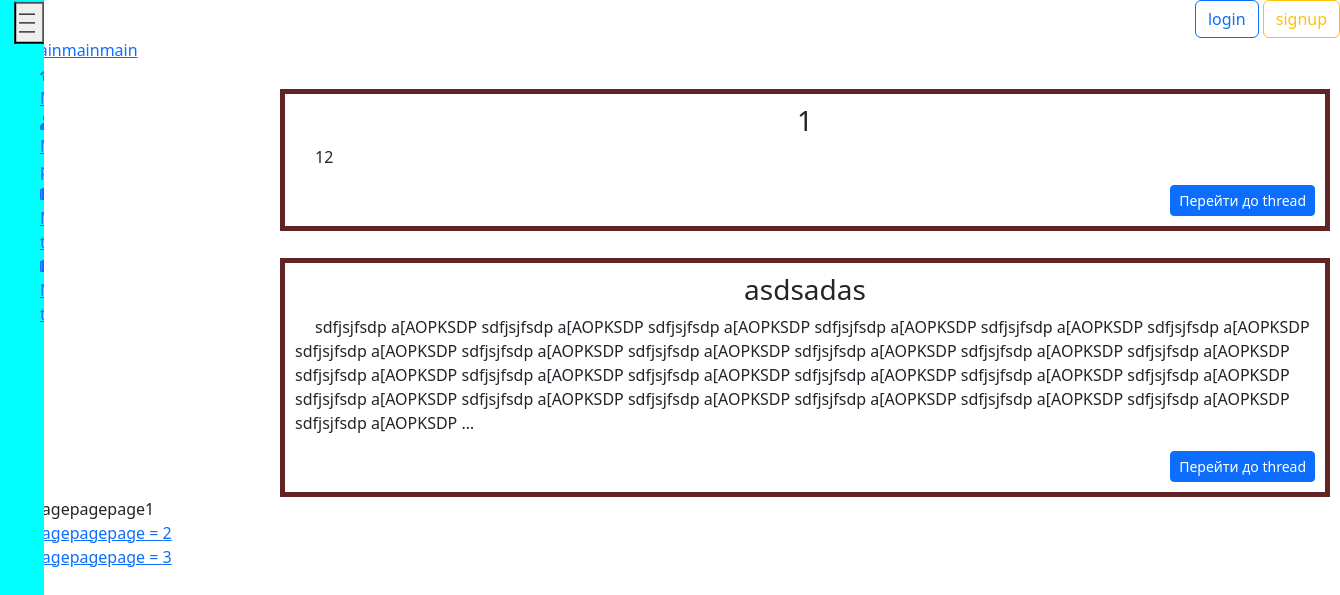
The page /threads/ on the database its author committed.
### threads/models.py (models this page shows, shortened)
class Thread(models.Model):
    user = models.ForeignKey(CustomUser, on_delete=models.CASCADE, null=True, blank=True, related_name='threads')
    title = models.CharField('Title', max_length=250)
    time_create = models.DateTimeField('Time of publication',auto_now_add=True)
    time_update = models.DateTimeField('Time of update',auto_now=True)
    full_text = models.TextField('Full text')
    class Meta:
        ordering = ['time_create', 'title']

### threads/views.py (the view)
# urls.py: path('', views.Threads.as_view(), name='threads'),
class Threads(ListView):
    paginate_by = 2
    model = Thread
    template_name = 'threads/threads.html'
    context_object_name = 'threads'

### threads/templates/threads/threads.html (shortened to what this page needs)
{% extends 'main/layout.html' %}
{% block content%}
<a href="{% url 'main' %}">on mainmainmain</a>
    {% for el in threads%}
        <div class="threads">
            <h3>{{el.title}}</h3>
            <p>{{ el.full_text|truncatewords:50 }}</p>
            <div style="text-align: right;">
                <a class="btn btn-primary btn-sm" href="{% url 'thread' thId=el.id %}">Перейти до thread</a>
            </div>
        </div>
    {% endfor%}
    {% if page_obj.has_other_pages %}
        <nav class="list-pages">
            <ul>
                {% for p in paginator.page_range %}
                    {% if page_obj.number == p %}
                        <li class="page-num page-num-selected">pagepagepage{{ p }}</li>
                    {% elif p >= page_obj.number|add:-2 and p <= page_obj.number|add:2 %}
                        <li class="page-num">
                            <a href="?page={{ p }}">pagepagepage = {{ p }}</a>
                        </li>
                    {% endif %}
                {% endfor %}
                {% if page_obj.has_next %}
                    <li class="page-num">
                        <a href="?page= {{ page_obj.next_page_number }}">&gt;</a>
                    </li>
                {% endif %}
            </ul>
        </nav>
    {% endif %}
{% endblock%}

### main/static/main/css/main.css (style rules this page uses)
.threads { word-wrap: break-word; margin-left: 35vh; margin-top: 2%; width: 1050px; border: 5px solid #602424; padding: 10px; }
.threads h3 { display: flex; justify-content: center; }
.threads p { text-indent: 20px; }

### rows shown on the page
Thread: title "1", full_text "12"
Thread: title "asdsadas", full_text "sdfjsjfsdp a[AOPKSDP sdfjsjfsdp a[AOPKSDP sdfjsjfsdp a[AOPKSDP sdfjsjfsdp a[AOPKSDP sdfjsjfsdp a[AOPKSDP sdfjsjfsdp a[AOPKSDP sdfjsjfsdp a[AOPKSDP sdfjsjfsdp a[AOPKSDP sdfjsjfsdp a[AOPKSDP sdfjsjfsdp a[AOPKSDP sdfjsjfsdp a[AOPKSDP sdfjsjfsdp a[AOPKSDP sdfjsjfsdp a[AOPKSDP sdfjsjfsdp a[AOPKSDP sdfjsjfsdp a[AOPKSDP sdfjsjfsdp a[AOPKSDP sdfjsjfsdp a[AOPKSDP sdfjsjfsdp a[AOPKSDP sdfjsjfsdp a[AOPKSDP sdfjsjfsdp a[AOPKSDP sdfjsjfsdp a[AOPKSDP sdfjsjfsdp a[AOPKSDP sdfjsjfsdp a[AOPKSDP sdfjsjfsdp a[AOPKSDP sdfjsjfsdp a[AOPKSDP …"

### other values the page prints
{{ p }} "1"
{{ p }} "2" "3"
